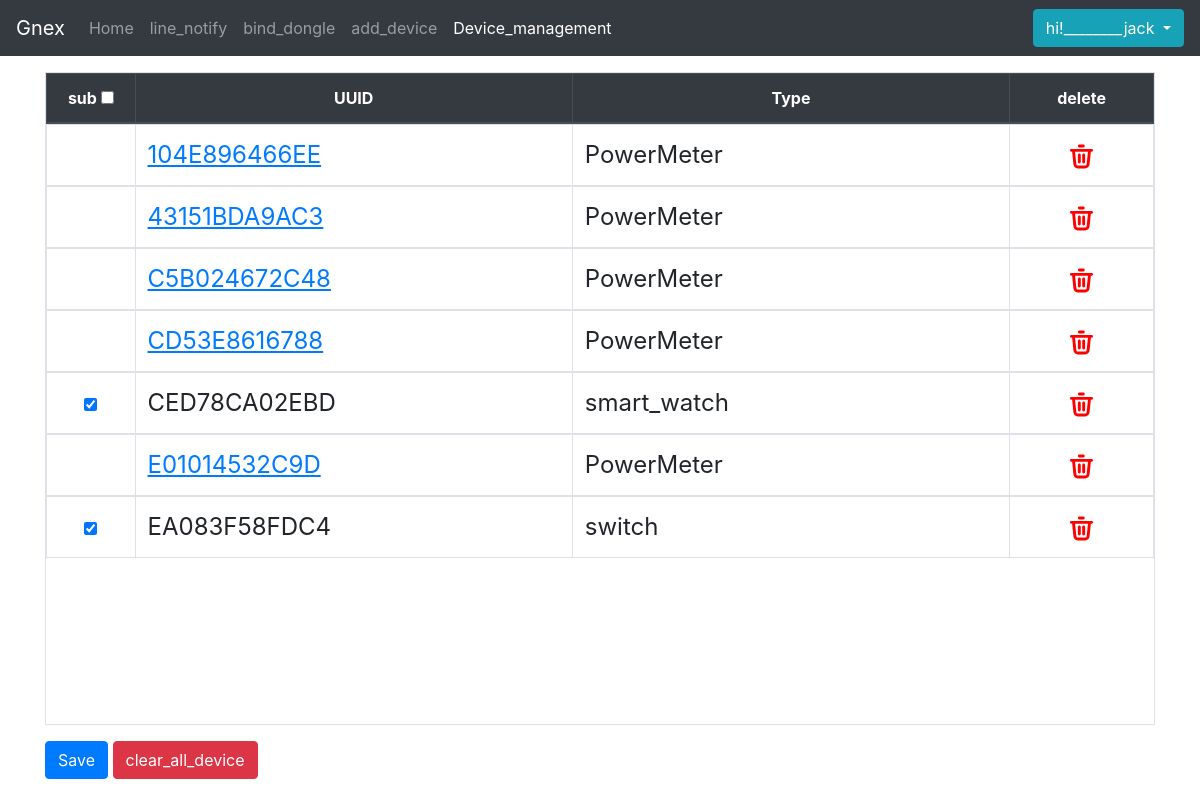
Page /Device_management (signed in) on the committed database.
### models.py (models this page shows, shortened)
class Notify_status(db.Model):
    username = db.Column(db.String(100), db.ForeignKey('user.username'), nullable=True, primary_key=True)
    Device_Mac= db.Column(db.String(100), primary_key=True)
    Device_status=db.Column(db.Boolean(), nullable=True)
    Device_type= db.Column(db.String(100),nullable=True)
    parent = db.relationship('User',back_populates="children")

### app/routes.py (the view)
@app.route('/Device_management',methods=['GET'])
def Device_management():
    array=[]
    result =db.session.query(User.username,Notify_status.Device_Mac,Notify_status.Device_status,Notify_status.Device_type).filter(User.username==flask_session['user']).filter(User.username==Notify_status.username).all()
    for i in range (len(result)):
        Device_Mac=result[i][1]
        Device_status=result[i][2]
        Device_type=result[i][3]
        data={'Device_Mac':Device_Mac,'Device_status':Device_status,'Device_type':Device_type}
        array.append(data)
    return render_template('Device_management.html',tabledata=array)

### app/routes.py (called while the page is built)
@app.before_request
def login_require():
    if request.path in ['','/login','/register','/powermeter_list_device'] or '/static/' in request.path:
        return None
    flask_session.permanent = True
    user=flask_session.get('user')
    if user==None:
        return redirect('/login')

### app/templates/Device_management.html (shortened to what this page needs)
{% extends 'base1.html' %}
{%block css_content%}
<link href="{{url_for('static',filename='css/Device_management.css')}}" rel="stylesheet">
{% endblock %}
{%block app_content%}
<div class="pt-3">
    <table class="table table-bordered" id="tab">
        <thead class="thead-dark d-flex">
            <tr class="">
                <th class=" thead-sub"> sub <input type="checkbox" id="checkall"></th>
                <th class=" thead-uuid">UUID</th>
                <th class=" thead-type">Type</th>
                <th class=" thead-delete">delete</th>
            </tr>
        </thead>
        <tbody>
            {%for data in tabledata%}
            {%if data['Device_type']=="PowerMeter"%}
            <tr id={{data['Device_Mac']}} name={{data['Device_type']}}>
                <th class=" thead-sub">
                </th>
                <td class=" thead-uuid"><a href="/powermeter?devicename={{data['Device_Mac']}}">{{data['Device_Mac']}}</a></td>
                <td class=" thead-type">{{data['Device_type']}}</td>
                <th class=" thead-delete"><img src="{{url_for('static',filename='img/Device_management/delete.svg')}}"
                        alt=""></th>
            </tr>
            {%else%}
            <tr id={{data['Device_Mac']}}>
                <th class=" thead-sub"><input type="checkbox" name="Checkbox[]"
                        aria-label="Checkbox for following text input" {{ "checked" if data['Device_status']==True}}>
                </th>
                <td class=" thead-uuid">{{data['Device_Mac']}}</td>
                <td class=" thead-type">{{data['Device_type']}}</td>
                <th class=" thead-delete"><img src="{{url_for('static',filename='img/Device_management/delete.svg')}}"
                        alt=""></th>
            </tr>
            {%endif%}
            {%endfor%}
        </tbody>
    </table>
    <button id="send_data" type="button" class="btn btn-primary">Save</button>
    <button id="clear_data" type="button" class="btn btn-danger">clear_all_device</button>
</div>
{%endblock%}

### app/templates/base1.html (shortened to what this page needs)
<!DOCTYPE html>
<html lang="en">
<head>
    <link rel="stylesheet" href="https://cdn.jsdelivr.net/npm/bootstrap@4.6.1/dist/css/bootstrap.min.css">
    {%block css_content%}
    {% endblock %}
</head>
<body>
    {%include 'navbar.html'%}
    <div class="container">
        {%block app_content%}
        {%endblock%}
    </div>
</body>
</html>

### app/templates/navbar.html (shortened to what this page needs)
<nav class="navbar navbar-expand-lg navbar-dark bg-dark">
    <a class="navbar-brand" href="{{url_for('index')}}">Gnex</a>
    <div class="collapse navbar-collapse" id="navbarSupportedContent">
        <ul class="navbar-nav mr-auto">
            <li class="nav-item {%if request.endpoint == 'index'%}active{% endif %}">
                <a class="nav-link" href="{{url_for('index')}}">Home <span class="sr-only">(current)</span></a>
            </li>
            {%if "user" in session%}
            <li class="nav-item {%if request.endpoint == 'line_notify'%}active{% endif %}">
                <a class="nav-link" href="{{url_for('line_notify')}}">line_notify</a>
            </li>
            <li class="nav-item {%if request.endpoint == 'html5_qrcode'%}active{% endif %}">
                <a class="nav-link" href="{{url_for('html5_qrcode')}}">bind_dongle</a>
            </li>
            <li class="nav-item {%if request.endpoint == 'testform'%}active{% endif %}">
                <a class="nav-link" href="{{url_for('testform')}}">add_device</a>
            </li>
            <li class="nav-item {%if request.endpoint == 'Device_management'%}active{% endif %}">
                <a class="nav-link" href="{{url_for('Device_management')}}">Device_management</a>
            </li>
            {%endif%}
        </ul>
        {%if "user" in session%}
        <div class="btn-group">
            <button type="button" class="btn btn-info dropdown-toggle" data-toggle="dropdown" aria-haspopup="true"
                aria-expanded="false">
                hi!________{{session.get('user')}}
            </button>
        </div>
        {% else %}
        <a href="{{url_for('login')}}">
            <button type="button" class="btn btn-info">login</button>
        </a>
        {%endif%}
    </div>
</nav>

### app/static/css/Device_management.css (style rules this page uses)
table { display: flex; flex-flow: column; width: 100%; height: 100%; }
thead { width: 100%; }
.thead-sub { width: 8%; }
.thead-uuid { width: auto; }
.thead-type { width: auto; }
.thead-delete { width: 13%; }
tbody { flex: 1 1 auto; display: block; overflow-y: scroll; overflow-x: hidden; height: 650px; font-size: 3vmin; }
tr { width: 100%; display: table; table-layout: fixed; }
tr img { width: 25%; cursor: pointer; }
th { text-align: center; }
[name="PowerMeter"] a { text-decoration: underline; }
@media screen and (max-height:850px) { tbody { height: 600px; } }

### rows in the picture
Notify_status: Device_Mac "104E896466EE", Device_type "PowerMeter"
Notify_status: Device_Mac "43151BDA9AC3", Device_type "PowerMeter"
Notify_status: Device_Mac "C5B024672C48", Device_type "PowerMeter"
Notify_status: Device_Mac "CD53E8616788", Device_type "PowerMeter"
Notify_status: Device_Mac "CED78CA02EBD", Device_type "smart_watch"
Notify_status: Device_Mac "E01014532C9D", Device_type "PowerMeter"
Notify_status: Device_Mac "EA083F58FDC4", Device_type "switch"

### other values in the picture
{{ session.get('user') }} "jack"
